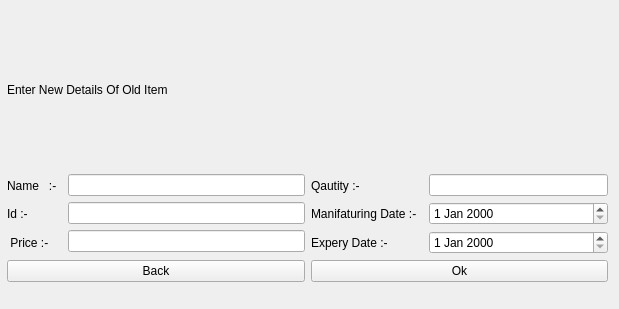
<?xml version="1.0" encoding="UTF-8"?>
<ui version="4.0">
 <class>UpdateItem</class>
 <widget class="QWidget" name="UpdateItem">
  <property name="geometry">
   <rect>
    <x>0</x>
    <y>0</y>
    <width>619</width>
    <height>309</height>
   </rect>
  </property>
  <property name="windowTitle">
   <string>Form</string>
  </property>
  <widget class="QWidget" name="layoutWidget">
   <property name="geometry">
    <rect>
     <x>7</x>
     <y>11</y>
     <width>601</width>
     <height>271</height>
    </rect>
   </property>
   <layout class="QVBoxLayout" name="verticalLayout_3">
    <item>
     <widget class="QLabel" name="label_7">
      <property name="text">
       <string>Enter New Details Of Old Item</string>
      </property>
     </widget>
    </item>
    <item>
     <layout class="QHBoxLayout" name="horizontalLayout_5">
      <item>
       <layout class="QHBoxLayout" name="horizontalLayout">
        <item>
         <layout class="QVBoxLayout" name="verticalLayout">
          <item>
           <widget class="QLabel" name="label">
            <property name="text">
             <string>Name   :- </string>
            </property>
           </widget>
          </item>
          <item>
           <widget class="QLabel" name="label_2">
            <property name="text">
             <string>Id :-</string>
            </property>
           </widget>
          </item>
          <item>
           <widget class="QLabel" name="label_3">
            <property name="text">
             <string> Price :-    </string>
            </property>
           </widget>
          </item>
         </layout>
        </item>
        <item>
         <layout class="QVBoxLayout" name="verticalLayout_2">
          <item>
           <widget class="QLineEdit" name="NameLine"/>
          </item>
          <item>
           <widget class="QLineEdit" name="IdLine"/>
          </item>
          <item>
           <widget class="QLineEdit" name="PriceLine"/>
          </item>
         </layout>
        </item>
       </layout>
      </item>
      <item>
       <layout class="QHBoxLayout" name="horizontalLayout_4">
        <item>
         <layout class="QVBoxLayout" name="verticalLayout_4">
          <item>
           <widget class="QLabel" name="label_4">
            <property name="text">
             <string>Qautity :- </string>
            </property>
           </widget>
          </item>
          <item>
           <widget class="QLabel" name="label_5">
            <property name="text">
             <string>Manifaturing Date :-  </string>
            </property>
           </widget>
          </item>
          <item>
           <widget class="QLabel" name="label_6">
            <property name="text">
             <string>Expery Date :- </string>
            </property>
           </widget>
          </item>
         </layout>
        </item>
        <item>
         <layout class="QVBoxLayout" name="verticalLayout_5">
          <item>
           <widget class="QLineEdit" name="QutiLine"/>
          </item>
          <item>
           <widget class="QDateEdit" name="Mani_date"/>
          </item>
          <item>
           <widget class="QDateEdit" name="Expi_Date"/>
          </item>
         </layout>
        </item>
       </layout>
      </item>
     </layout>
    </item>
    <item>
     <layout class="QHBoxLayout" name="horizontalLayout_2">
      <item>
       <widget class="QPushButton" name="backBtn">
        <property name="text">
         <string>Back</string>
        </property>
       </widget>
      </item>
      <item>
       <widget class="QPushButton" name="okBtn">
        <property name="text">
         <string>Ok</string>
        </property>
       </widget>
      </item>
     </layout>
    </item>
   </layout>
  </widget>
 </widget>
 <resources/>
 <connections/>
</ui>
